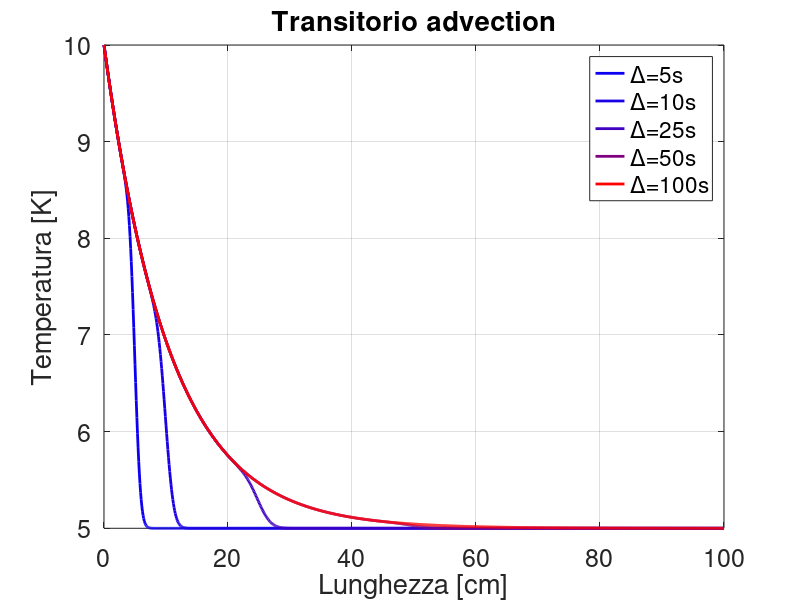

This chart was generated by the following MATLAB code:
clc; clear; close all;
%% dati
% geometrici
DD = 5e-3;
LL = 1;

surf = pi*DD^2/4;
vol = surf*LL;
Awet = pi*DD*LL;

% fisici
ro = 140;
cp = 6000;
uu = 1e-2;
T0 = 5;
Tleft = 10;
THe = 5;
hh = 100;
time_to_plot = [5 10 25 50 100];
line_plotted = 0;

%% griglia temporale
tend = time_to_plot(end);
dt = tend/1000000;
time = (0:dt:tend)';

%% griglia spaziale
dx = LL/1000;
xx = (0:dx:LL)';
nn = length(xx);

%% risolvo con FE - upwind
TT = ones(nn,1)*T0;

aa = uu*dt/dx;
gamma = dt*hh*Awet/vol/ro/cp;

if aa<1 && aa>0
    fprintf('u*dt/dx = %.4f: ok.\n',aa)
else
    fprintf('u*dt/dx = %.4f: not ok.\n',aa)
end

diag_i = aa*ones(nn,1);
diag_p = (1-aa-gamma)*ones(nn,1);
AA = spdiags([diag_i diag_p],-1:0,nn,nn);
bb = gamma*THe*ones(nn,1);

AA(1,1) = 0; AA(1,2) = 0;

jj = 2;
while jj<=length(time)
    Tp = TT;
    
    TT = AA*Tp+bb;
    TT(1) = Tleft;
    
    if time(jj) >= time_to_plot(line_plotted+1)
        plot(xx*100,TT,'linewidth',2,'Color',[jj/length(time) 0 1-jj/length(time)])
        if jj == length(time)
            legend('\Delta=5s','\Delta=10s','\Delta=25s','\Delta=50s','\Delta=100s')
        else
            hold on
        end
        grid on
        box on
        set(gca,'fontsize',18)
        xlabel('Lunghezza [cm]')
        ylabel('Temperatura [K]')
        title('Transitorio advection')
        
        line_plotted = line_plotted+1;
    end
    
    jj = jj+1;
end
